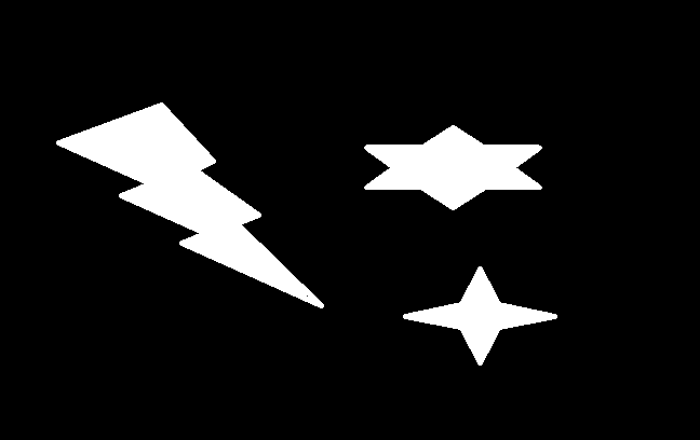
#> input picture Images/Contour_and_ConvexHull_use.png, 700 x 440 px, found by its file name
$ jupyter execute 10.1-ConvexHull-and-Convexity.ipynb
#> lines starting #> are read from the running program, lines starting #| are printed output that depends on the picture; after the words box and inside, x2 and y2 are one past the last pixel; in counts of white or black regions, pixels touching at a corner belong together
[cell 1]
import cv2
import numpy as np
import matplotlib.pyplot as plt

[cell 2]
# Load image
img = cv2.imread('Contour_and_ConvexHull_use.png')
#> img is the input picture: shape (440, 700, 3); min 0, max 255, mean 23.9
# Change to gray scale
img_gray = cv2.cvtColor(img,cv2.COLOR_BGR2GRAY)
# Find edges
edge_image = cv2.Canny(img_gray,250,cv2.ADAPTIVE_THRESH_MEAN_C)
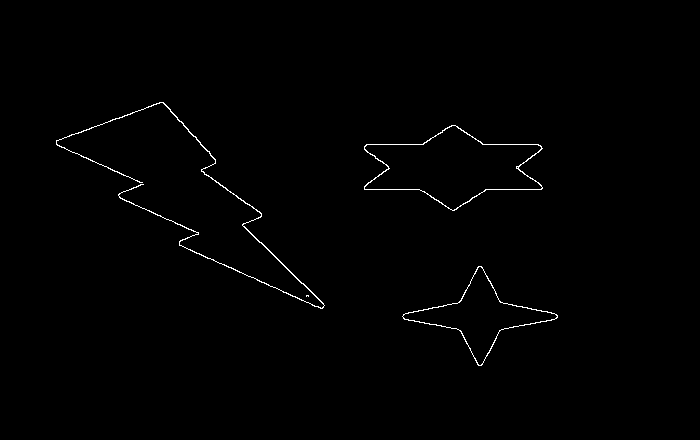
#> edge_image: shape (440, 700); 0.67% white in thin lines or dots, all inside (x1, y1, x2, y2) = (56, 102, 558, 366)


plt.subplot(131),plt.imshow(img,cmap='gray')
plt.subplot(132),plt.imshow(img_gray,cmap='gray')
plt.subplot(133),plt.imshow(edge_image,cmap='gray')
plt.subplots_adjust(hspace=0.5,wspace=0.4)
plt.show()
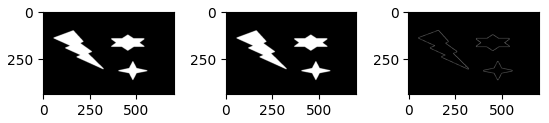
#> figure drawn by matplotlib, 3 panels

[cell 3]
contours, hierarchy = cv2.findContours(edge_image, cv2.RETR_LIST, cv2.CHAIN_APPROX_NONE)
#> contours = 7 contours, 2 with area under 20; largest, box (x1, y1, x2, y2) and area: (364, 125, 543, 211) 8436, (364, 125, 543, 211) 8305, (402, 266, 558, 366) 4522, (402, 266, 558, 366) 4437, (56, 102, 325, 309) 284

### ConvexHull
<i>find convexHull for each contour ,and then draw it</i>

[cell 4]
img_1 = img.copy()

for contour in contours:
    # find ConvexHull for each contour
    convexHull = cv2.convexHull(contour)
    # draw the ConvexHull
    cv2.drawContours(img_1, [convexHull], -1, (255, 0, 0), 2)
#> this loop made 7 passes
#> convexHull on passes 1, 4: [[308, 295], [308, 296], [306, 296], [306, 295]], [[516, 167], [517, 166], [518, 167], [517, 168]]
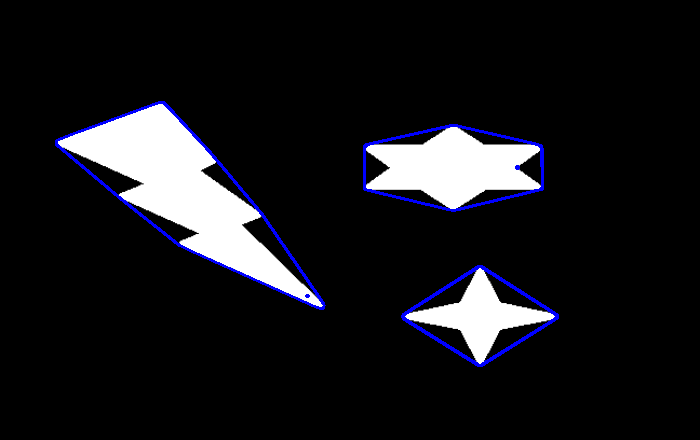
#> img_1: shape (440, 700, 3); 1.6% of pixels changed, all inside (x1, y1, x2, y2) = (55, 101, 559, 367)

# Display the Final ConvexHull image
plt.imshow(img_1)
plt.show()

#### Convexity Defects

[cell 5]
# Copy of the main image
img_2 = img.copy()

# Find contour in the gray image
contours, hierarchy = cv2.findContours(img_gray,2,1)
#> contours = 3 contours; box (x1, y1, x2, y2) and area: (56, 102, 325, 309) 16112, (364, 125, 543, 211) 8442, (402, 266, 558, 366) 4535

for cnt in contours:
    # for each contour find the ConvexHull
    hull = cv2.convexHull(cnt, returnPoints = False)

    # find the convexitydefect for the contour uing Hull
    defects = cv2.convexityDefects(cnt, hull)

    # draw the DefectPoint and it's Adjacent Lines
    for i in range(defects.shape[0]):
        # Get the hull-defect points
        s, e, f, d = defects[i, 0]
        # s, e, f, d are as follows[Line_end_point_1, Line_end_point_2, ConvexityDefect_point, Convexity_Distance]

        # Drw the line btw Adjacent points
        start = tuple(cnt[s][0])
        end = tuple(cnt[e][0])
        cv2.line(img_2, start, end, [0,255,0], 2)

        # draw a cicle at the Defect_point
        far = tuple(cnt[f][0])
        cv2.circle(img_2, far, 5, [255,0,255], -1)
#> this loop made 3 passes
#> hull on pass 1: [387, 294, 293, 289, 288, 195, 192, 98, 94, 0]
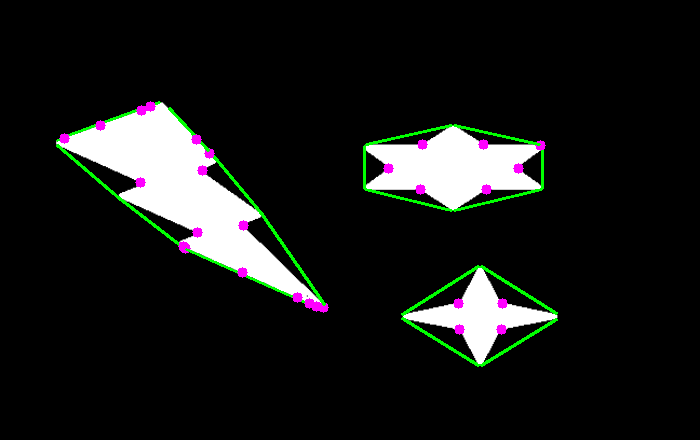
#> img_2: shape (440, 700, 3); 2.08% of pixels changed, all inside (x1, y1, x2, y2) = (56, 101, 558, 367)

# Show final image
plt.imshow(img_2)
plt.show()
